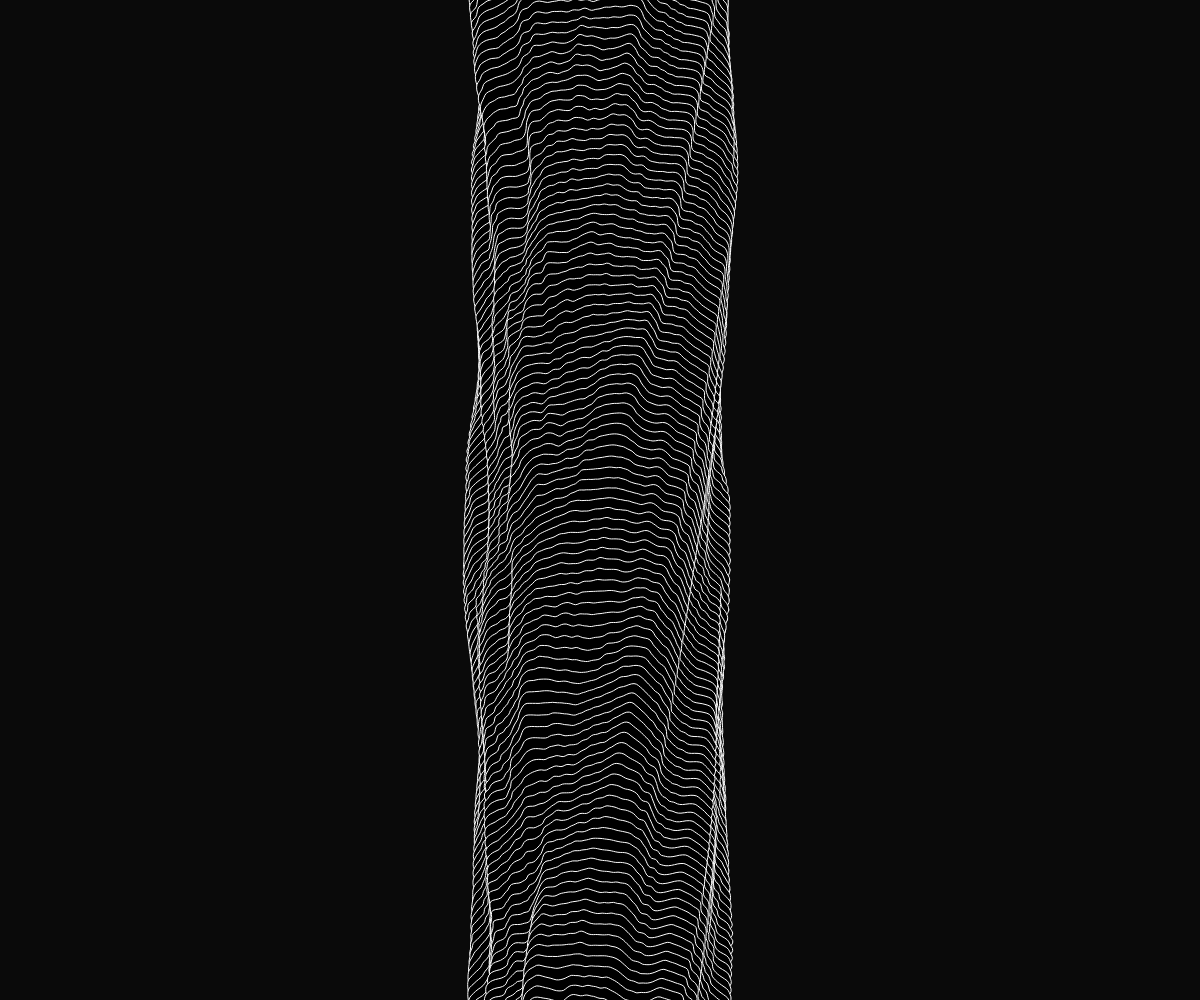
Frame 1 (no input)
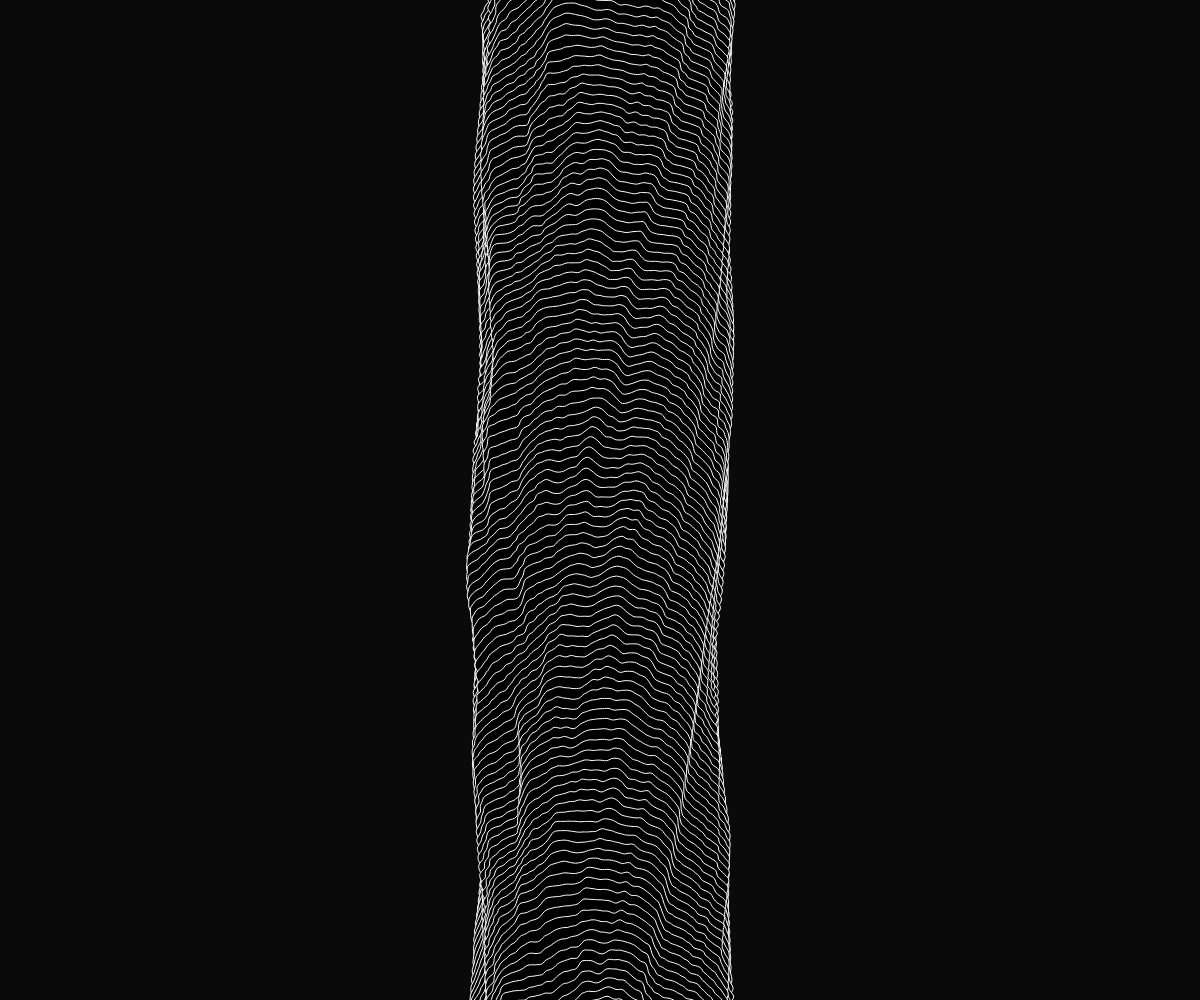
Frame 60 (no input)
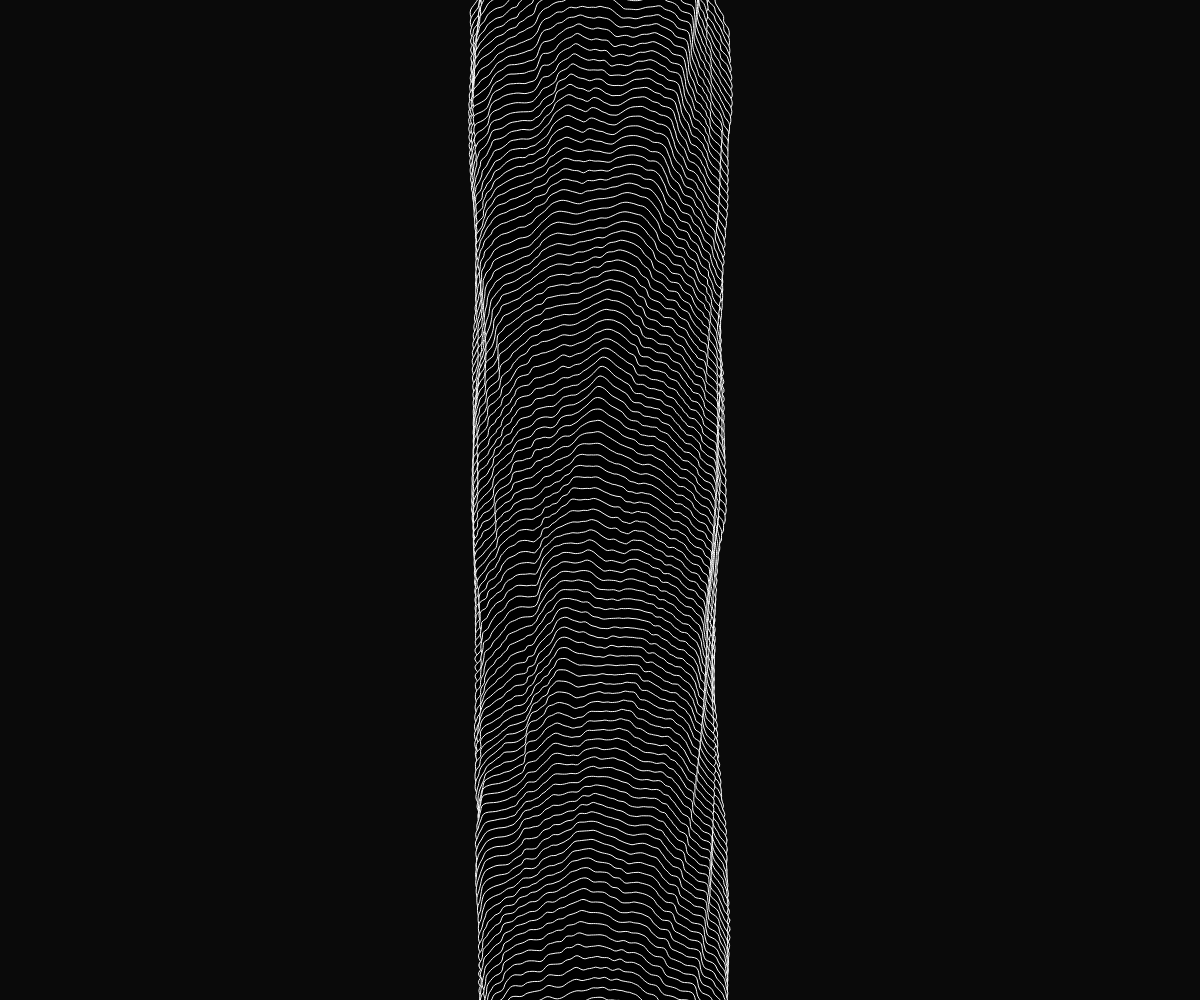
Frame 120 (the mouse pressed at the canvas centre since frame 60)

The p5.js sketch that drew these frames (run headless with seeded random() and noise() and a simulated clock; from frame 60 on, the mouse is pressed at the canvas centre):

// p5.js sketch
// ── sketch.js
let t = 0; // Time (passed frames actualy)
let speed = 0.03; // Bobbling speed coefficient
let bobbleRate = 5; // More rate -> mor sharp, Less rate - more bobble.

let color1;
let color2;

let numberOfCircles = 100;
let circleVariation = 50;
let maxSize;

function setup() {

  createCanvas(windowWidth, windowHeight);

  background(10);
  
  drawShape();
}

function draw() {
  drawShape();
}

function drawShape()
{
  background(10);

  if (width > height) 
  {
    maxSize = width;    
  }
  else
  {
    maxSize = height;
  }

  let startPoint = 100;
  let endPoint = startPoint + circleVariation;

  let circleDistance = height / numberOfCircles;
  let bottomMargin = endPoint / circleDistance; // draw some extra circles on te bottom

  translate(width / 2, 0);

  for (let circle = 0; circle < numberOfCircles + bottomMargin; circle++) {

    translate(0, circleDistance);

    let phase = t * speed;

    fill(0);
    stroke(255);
    strokeWeight(1);
    

    beginShape();

    for (let i = 0; i <= TWO_PI; i += PI/180) {

      // Playing with bobble rate
      let xoff = map(cos(i), -1, 1, 0, bobbleRate);
      let yoff = map(sin(i), -1, 1, 0, bobbleRate);
      let n = noise(xoff + phase, yoff + phase);

      let r = map(n, 0, 1, startPoint, endPoint);

      let x = r  * cos(i); 
      let y = r  * sin(i);
      
      vertex(x, y);
    }
    
    endShape();

    t++;

  }

}

function windowResized() {

  resizeCanvas(windowWidth, windowHeight);
  drawShape();

}
